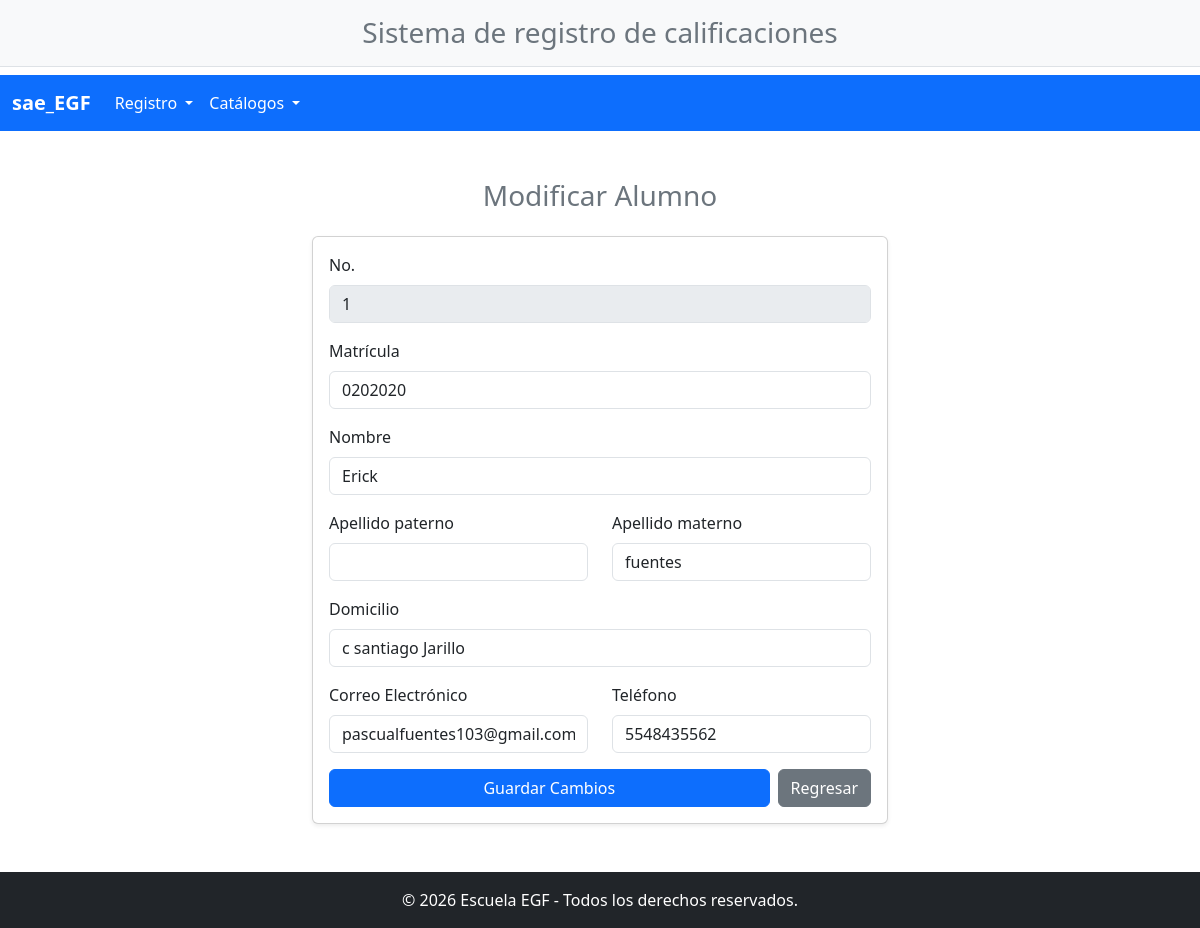
/modificaciones/Modif_alumnos.php?idalumn=1, run on the app's committed database.
### tables this page shows
CREATE TABLE `alumnos` (
  `id_alumno` int(11) NOT NULL,
  `matricula` varchar(15) NOT NULL,
  `nombre_alum` varchar(15) NOT NULL,
  `A_paterno_alum` varchar(15) NOT NULL,
  `A_materno_alum` varchar(15) NOT NULL,
  `domicilio` varchar(80) NOT NULL,
  `mail_alum` varchar(50) NOT NULL,
  `telefono` varchar(35) NOT NULL,
  `estatus` varchar(4) NOT NULL DEFAULT 'ALTA'
);

### modificaciones/Modif_alumnos.php (the view, shortened to what this page needs)
<?php
include ("../navegacion/header.php");
include ("../navegacion/navegacion.php");
include ("../conexion.php");
$idalumn = isset($_GET['idalumn']) ? intval($_GET['idalumn']) : 0;
$res = mysqli_query($conn, "SELECT * FROM alumnos WHERE id_alumno = $idalumn");
$alumno = mysqli_fetch_assoc($res);
?>
<div class="container my-5" style="max-width: 600px;">
    <h3 class="text-center mb-4 text-secondary">Modificar Alumno</h3>
    <?php if ($alumno): ?>
    <form action="Modif_alumnos.php?idalumn=<?php echo $idalumn; ?>" method="POST" class="card card-body shadow-sm">
        <div class="mb-3">
            <label class="form-label">No.</label>
            <input type="text" class="form-control" value="<?php echo $alumno['id_alumno']; ?>" disabled>
        </div>
        <div class="mb-3">
            <label class="form-label">Matrícula</label>
            <input type="text" class="form-control" name="matricula" value="<?php echo $alumno['matricula']; ?>" required>
        </div>
        <div class="mb-3">
            <label class="form-label">Nombre</label>
            <input type="text" class="form-control" name="nombre_alum" value="<?php echo $alumno['nombre_alum']; ?>" required>
        </div>
        <div class="row">
            <div class="col-md-6 mb-3">
                <label class="form-label">Apellido paterno</label>
                <input type="text" class="form-control" name="A_parterno_alum" value="<?php echo $alumno['A_parterno_alum']; ?>" required>
            </div>
            <div class="col-md-6 mb-3">
                <label class="form-label">Apellido materno</label>
                <input type="text" class="form-control" name="A_materno_alum" value="<?php echo $alumno['A_materno_alum']; ?>" required>
            </div>
        </div>
        <div class="mb-3">
            <label class="form-label">Domicilio</label>
            <input type="text" class="form-control" name="domicilio" value="<?php echo $alumno['domicilio']; ?>" required>
        </div>
        <div class="row">
            <div class="col-md-6 mb-3">
                <label class="form-label">Correo Electrónico</label>
                <input type="email" class="form-control" name="mail_alum" value="<?php echo $alumno['mail_alum']; ?>" required>
            </div>
            <div class="col-md-6 mb-3">
                <label class="form-label">Teléfono</label>
                <input type="text" class="form-control" name="telefono" value="<?php echo $alumno['telefono']; ?>" required>
            </div>
        </div>
        <div class="d-flex gap-2">
            <button type="submit" class="btn btn-primary w-100">Guardar Cambios</button>
            <a href="../Crude/crudealumnos.php" class="btn btn-secondary">Regresar</a>
        </div>
    </form>
    <?php else: ?>
        <p class="text-center text-danger">Alumno no encontrado.</p>
    <?php endif; ?>
</div>
<?php
include ("../navegacion/footer.php");
?>

### data on the page
alumnos: id_alumno "1", matricula "0202020", nombre_alum "Erick", A_materno_alum "fuentes", domicilio "c santiago Jarillo", mail_alum "pascualfuentes103@gmail.com", telefono "5548435562"
